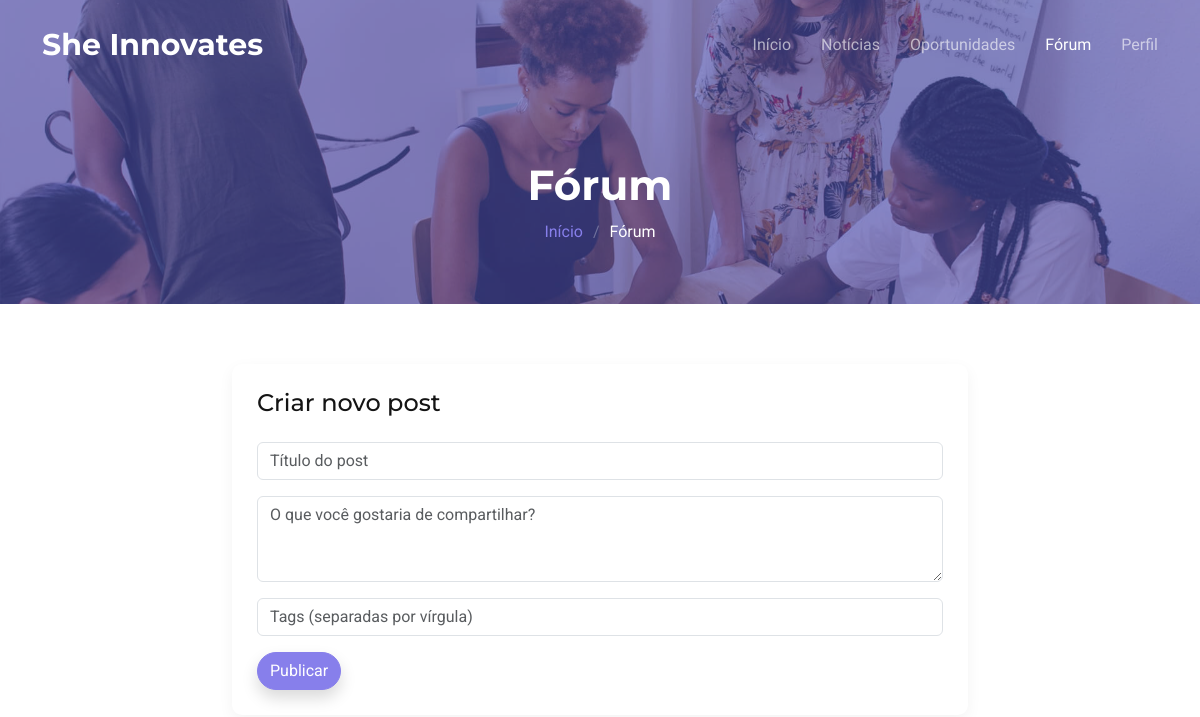
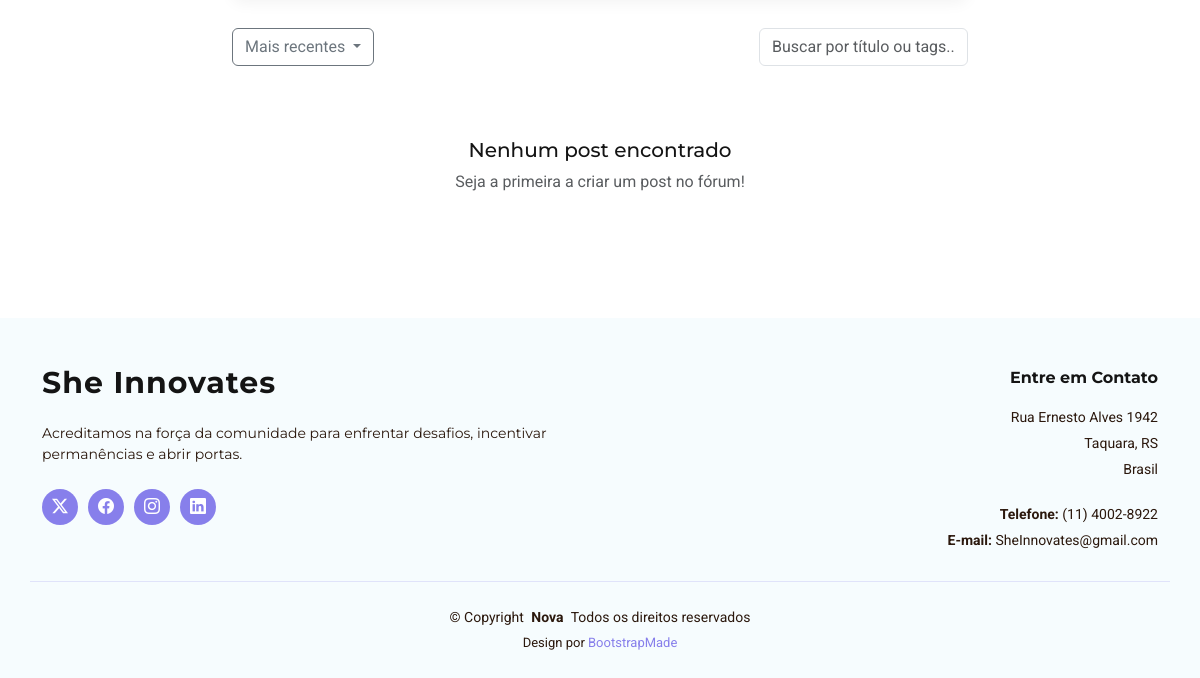
The page /Back-End-Projeto-Integrador/UserCadastrado/forumUserCad.php on the database as committed earlier (2 pictures, top to bottom).
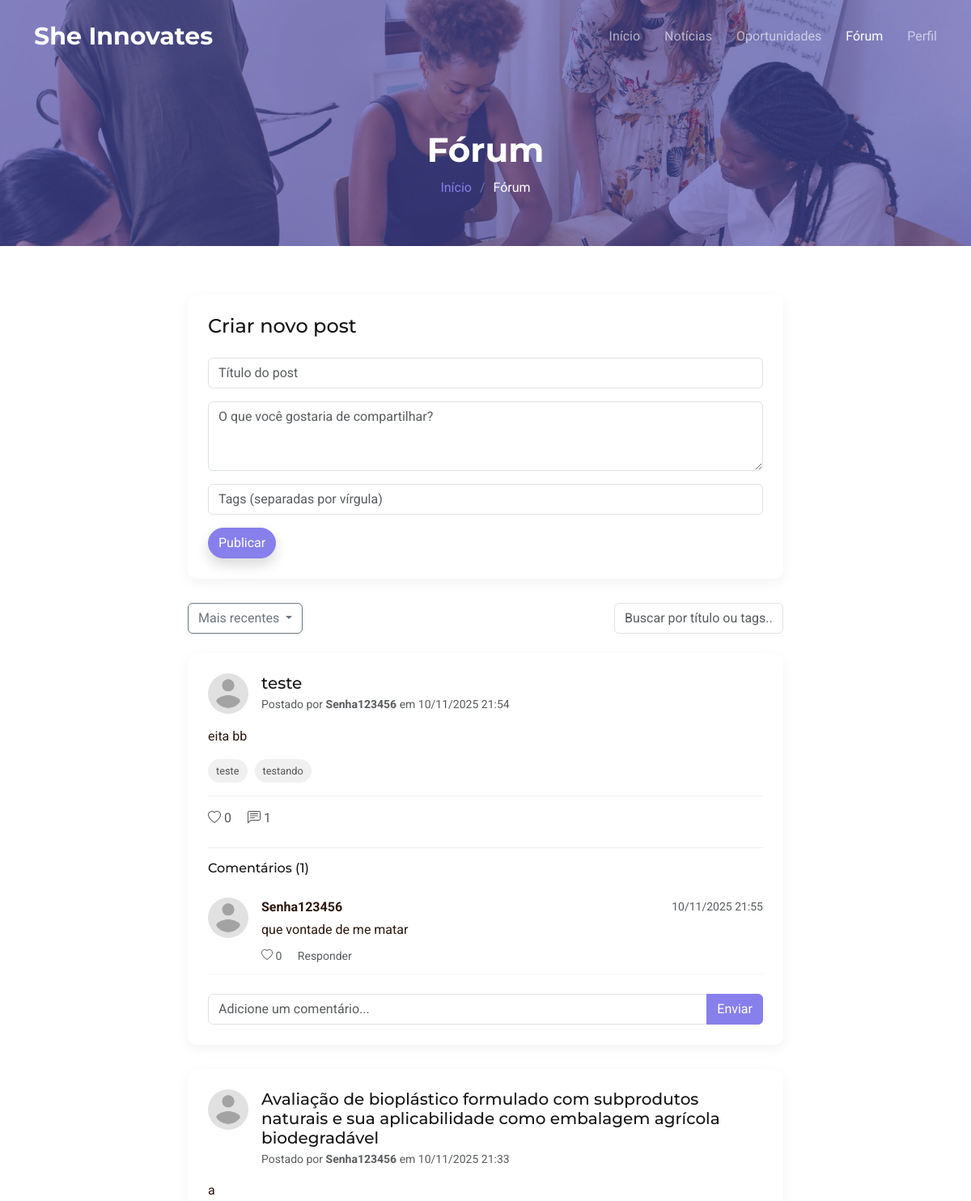
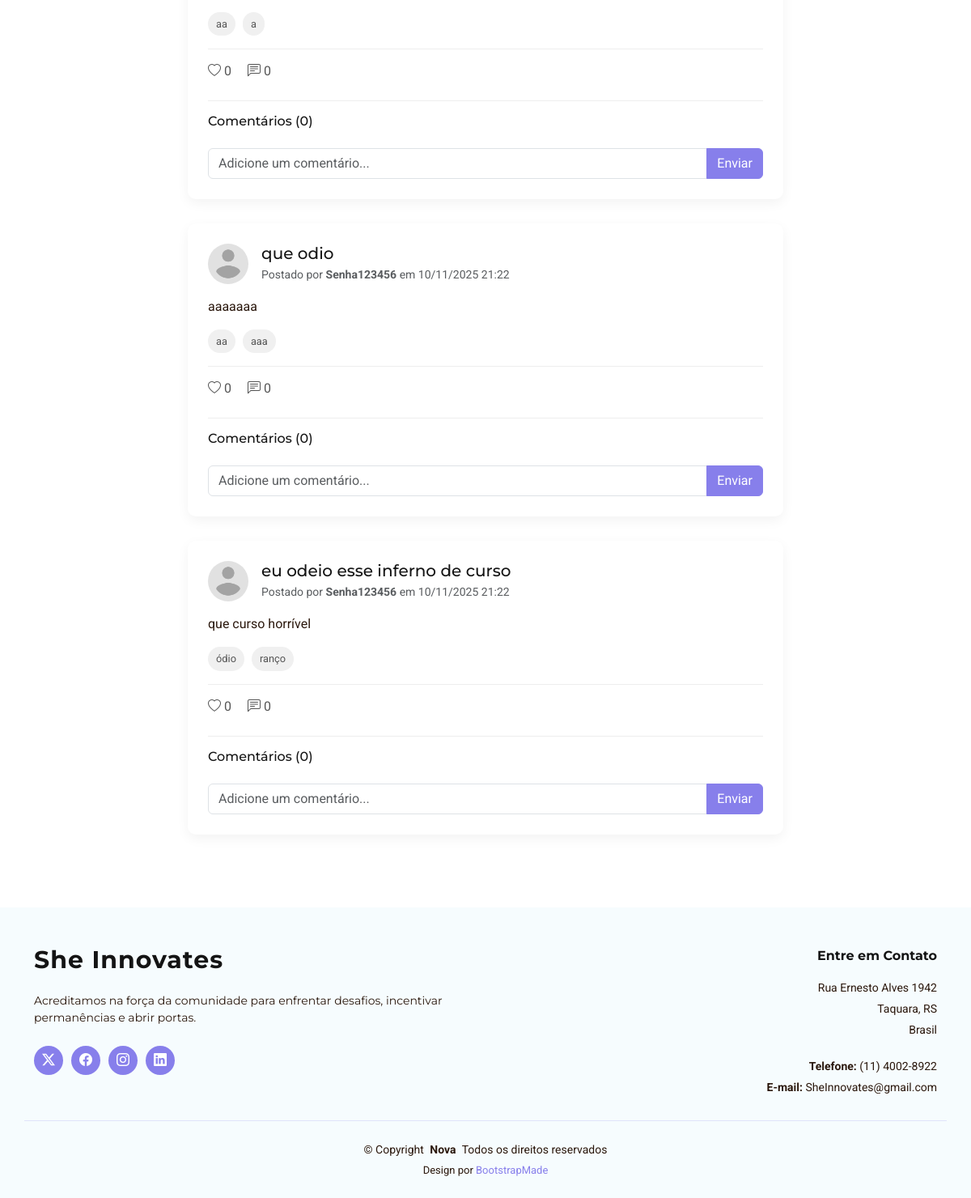
The same page on the database as committed later (2 pictures, top to bottom).
### tables this page shows
CREATE TABLE `forum_posts` (
  `post_id` int NOT NULL,
  `usuario_id` int NOT NULL,
  `titulo` varchar(255) NOT NULL,
  `conteudo` text NOT NULL,
  `data_criacao` datetime DEFAULT CURRENT_TIMESTAMP,
  `data_edicao` datetime DEFAULT NULL,
  `ativo` tinyint(1) DEFAULT '1'
);

CREATE TABLE `usuarios` (
  `usuario_id` int NOT NULL,
  `nome_usuario` varchar(50) NOT NULL,
  `email` varchar(100) NOT NULL,
  `senha` varchar(255) NOT NULL,
  `is_admin` tinyint(1) NOT NULL DEFAULT '0',
  `data_cadastro` timestamp NULL DEFAULT CURRENT_TIMESTAMP
);

CREATE TABLE `post_comentarios` (
  `comentario_id` int NOT NULL,
  `post_id` int NOT NULL,
  `usuario_id` int NOT NULL,
  `comentario` text NOT NULL,
  `comentario_pai_id` int DEFAULT NULL,
  `data_criacao` datetime DEFAULT CURRENT_TIMESTAMP,
  `data_edicao` datetime DEFAULT NULL,
  `ativo` tinyint(1) DEFAULT '1'
);

### Back-End-Projeto-Integrador/controleForum/forumModel.php (called while the page is built, shortened)
<?php
require_once __DIR__ . '/../Include/conexao.php';
class ForumModel {
    private $conn;
    public function __construct() {
        try {
            global $con;
            $this->conn = $con;
        } catch (Exception $e) {
            error_log("Erro ao criar ForumModel: " . $e->getMessage());
            throw $e;
        }
    }
    public function listarPostsFiltrados($filtro = 'recentes') {
        try {
            $sql = "SELECT
                        fp.post_id,
                        fp.titulo,
                        fp.conteudo,
                        fp.data_criacao,
                        u.usuario_id,
                        u.nome_usuario,
                        (SELECT COUNT(*) FROM post_curtidas pc WHERE pc.post_id = fp.post_id) as curtidas,
                        (SELECT COUNT(*) FROM post_comentarios pco WHERE pco.post_id = fp.post_id) as total_comentarios
                    FROM forum_posts fp
                    INNER JOIN usuarios u ON fp.usuario_id = u.usuario_id
                    WHERE fp.ativo = 1";
            switch ($filtro) {
                case 'recentes':
                default:
                    $sql .= " ORDER BY fp.data_criacao DESC";
                    break;
            }
            $result = $this->conn->query($sql);
            $posts = [];
            while ($row = $result->fetch_assoc()) {
                $posts[] = $row;
            }
            return $posts;
        } catch (Exception $e) {
            error_log("Erro ao listar posts filtrados: " . $e->getMessage());
            return [];
        }
    }
    public function getTagsDoPost($post_id) {
        try {
            $sql = "SELECT ft.nome
                    FROM forum_tags ft
                    INNER JOIN post_tags pt ON ft.tag_id = pt.tag_id
                    WHERE pt.post_id = ?";
            $stmt = $this->conn->prepare($sql);
            $stmt->bind_param("i", $post_id);
            $stmt->execute();
            $result = $stmt->get_result();
            $tags = [];
            while ($row = $result->fetch_assoc()) {
                $tags[] = $row['nome'];
            }
            return $tags;
        } catch (Exception $e) {
            error_log("Erro ao buscar tags: " . $e->getMessage());
            return [];
        }
    }
    public function listarComentariosPorPost($post_id) {
        try {
            $sql = "SELECT
                        pc.comentario_id,
                        pc.comentario,
                        pc.data_criacao,
                        pc.comentario_pai_id,
                        u.usuario_id,
                        u.nome_usuario
                    FROM post_comentarios pc
                    INNER JOIN usuarios u ON pc.usuario_id = u.usuario_id
                    WHERE pc.post_id = ? AND pc.ativo = TRUE
                    ORDER BY
                        CASE WHEN pc.comentario_pai_id IS NULL THEN pc.comentario_id ELSE pc.comentario_pai_id END,
                        pc.data_criacao ASC";
            $stmt = $this->conn->prepare($sql);
            $stmt->bind_param("i", $post_id);
            $stmt->execute();
            $result = $stmt->get_result();
            $comentarios = [];
            while ($row = $result->fetch_assoc()) {
                $comentarios[] = $row;
            }
            return $comentarios;
        } catch (Exception $e) {
            error_log("Erro ao listar comentários: " . $e->getMessage());
            return [];
        }
    }
    public function getTotalCurtidasComentario($comentario_id) {
        try {
            $sql = "SELECT COUNT(*) as total FROM comentario_curtidas WHERE comentario_id = ?";
            $stmt = $this->conn->prepare($sql);
            $stmt->bind_param("i", $comentario_id);
            $stmt->execute();
            $result = $stmt->get_result();
            $total = $result->fetch_assoc();
            return $total['total'] ?? 0;
        } catch (Exception $e) {
            error_log("Erro ao buscar total de curtidas comentário: " . $e->getMessage());
            return 0;
        }
    }
    public function getFotoPerfilUsuario($usuario_id) {
        try {
            $sql = "SELECT caminho_arquivo
                    FROM usuario_fotos
                    WHERE usuario_id = ? AND is_atual = 1
                    ORDER BY data_upload DESC
                    LIMIT 1";
            $stmt = $this->conn->prepare($sql);
            $stmt->bind_param("i", $usuario_id);
            $stmt->execute();
            $result = $stmt->get_result();
            $foto = $result->fetch_assoc();
            if ($foto && !empty($foto['caminho_arquivo'])) {
                $caminho_bd = $foto['caminho_arquivo'];
                error_log("✅ FOTO ENCONTRADA - Caminho no BD: '{$caminho_bd}'");
                $caminho_limpo = ltrim($caminho_bd, './');
                $caminho_web = "/Back-End-Projeto-Integrador/" . $caminho_limpo;
                error_log("✅ Caminho web final: '{$caminho_web}'");
                return $caminho_web;
            } else {
                return "/Back-End-Projeto-Integrador/assets/img/avatar-placeholder.png";
            }
        } catch (Exception $e) {
            error_log("❌ ERRO na tabela usuario_fotos: " . $e->getMessage());
            return "/Back-End-Projeto-Integrador/assets/img/avatar-placeholder.png";
        }
    }
}
?>

### Back-End-Projeto-Integrador/controleForum/postsForum.php (called while the page is built, shortened)
<?php
require_once __DIR__ . '/../Include/conexao.php';
require_once __DIR__ . '/forumModel.php';
class ForumController {
    private $forumModel;
    public function __construct() {
        $this->forumModel = new ForumModel();
    }
    public function getFotoPerfilUsuario($usuario_id) {
        return $this->forumModel->getFotoPerfilUsuario($usuario_id);
    }
    public function getTagsDoPost($post_id) {
        return $this->forumModel->getTagsDoPost($post_id);
    }
    public function getTotalCurtidasComentario($comentario_id) {
        return $this->forumModel->getTotalCurtidasComentario($comentario_id);
    }
    public function listarPostsFiltrados($filtro = 'recentes') {
        return $this->forumModel->listarPostsFiltrados($filtro);
    }
    public function listarComentariosPorPost($post_id) {
        return $this->forumModel->listarComentariosPorPost($post_id);
    }
}
?>

### Back-End-Projeto-Integrador/UserCadastrado/forumUserCad.php (the view, shortened to what the changed rows need)
<?php
$posts = [];
$filtro_atual = isset($_GET['filtro']) ? $_GET['filtro'] : 'recentes';
$termo_busca = isset($_GET['busca']) ? trim($_GET['busca']) : '';
try {
    require_once __DIR__ . '/../controleForum/postsForum.php';
    $controller = new ForumController();
    if (!empty($termo_busca)) {
        $posts = $controller->buscarPosts($termo_busca);
        $modo_busca = true;
    } else {
        $posts = $controller->listarPostsFiltrados($filtro_atual);
    }
} catch (Exception $e) {
    error_log("Erro ao carregar posts: " . $e->getMessage());
    $_SESSION['erro'] = "Erro ao carregar o fórum: " . $e->getMessage();
}
?>
<!DOCTYPE html>
<html lang="pt-br">
<head>
    <?php require("../Include/hrefCssHead.php"); ?>
</head>
<body class="services-page">
<?php require_once __DIR__ . '/../Include/menuADM.php'; ?>
<main class="main">
    <div class="page-title dark-background" data-aos="fade" style="background-image: url(../assets/img/services-page-title-bg.jpg);">
        <div class="container">
            <h1>Fórum</h1>
        </div>
    </div>
        <div class="forum-container">
            <div class="container">
                <div class="row">
                    <div class="col-lg-8 mx-auto">
<div id="posts-container">
    <?php if (empty($posts)): ?>
        <div class="text-center py-5" data-aos="fade-up">
            <h5>
                <?php if (!empty($termo_busca)): ?>
                    Nenhum post encontrado para "<?php echo htmlspecialchars($termo_busca); ?>"
                <?php else: ?>
                    Nenhum post encontrado
                <?php endif; ?>
            </h5>
            <p class="text-muted">
                <?php if (!empty($termo_busca)): ?>
                    Tente buscar com outros termos ou <a href="?" class="text-primary">limpe a busca</a> para ver todos os posts.
                <?php else: ?>
                    Seja a primeira a criar um post no fórum!
                <?php endif; ?>
            </p>
        </div>
    <?php else: ?>
        <?php foreach ($posts as $post):
            $comentarios = $controller->listarComentariosPorPost($post['post_id']);
            $tags = $controller->getTagsDoPost($post['post_id']);
            $foto_perfil = $controller->getFotoPerfilUsuario($post['usuario_id']);
            $esta_curtido = isset($_SESSION['usuario_id']) ? $controller->verificarCurtidaPost($_SESSION['usuario_id'], $post['post_id']) : false;
        ?>
            <div class="forum-post" data-aos="fade-up" id="post-<?php echo $post['post_id']; ?>">
                <div class="d-flex mb-3">
                    <img src="<?php echo htmlspecialchars($foto_perfil); ?>" alt="Foto de <?php echo htmlspecialchars($post['nome_usuario']); ?>" class="user-avatar me-3">
                    <div>
                        <h5 class="mb-1"><?php echo htmlspecialchars($post['titulo']); ?></h5>
                        <p class="text-muted small mb-0">
                            Postado por <strong><?php echo htmlspecialchars($post['nome_usuario']); ?></strong>
                            em <?php echo date('d/m/Y H:i', strtotime($post['data_criacao'])); ?>
                        </p>
                    </div>
                </div>
                <p class="mb-3"><?php echo nl2br(htmlspecialchars($post['conteudo'])); ?></p>
                <?php if (!empty($tags)): ?>
                    <div class="mb-3">
                        <?php foreach ($tags as $tag): ?>
                            <span class="tag"><?php echo htmlspecialchars($tag); ?></span>
                        <?php endforeach; ?>
                    </div>
                <?php endif; ?>
                <div class="post-actions d-flex">
                    <div class="action-btn like-btn" data-post-id="<?php echo $post['post_id']; ?>">
                        <i class="bi bi-heart<?php echo $esta_curtido ? '-fill text-danger' : ''; ?> me-1"></i>
                        <span class="like-count"><?php echo $post['curtidas']; ?></span>
                    </div>
                    <div class="action-btn comment-btn">
                        <i class="bi bi-chat-left-text me-1"></i> <span><?php echo $post['total_comentarios']; ?></span>
                    </div>
                </div>
                <div class="comments-section mt-4">
                    <h6 class="mb-3">Comentários (<?php echo count($comentarios); ?>)</h6>
                    <?php
                    $comentarios_principais = array_filter($comentarios, function($c) { return $c['comentario_pai_id'] === null; });
                    ?>
                    <?php foreach ($comentarios_principais as $comentario):
                        $foto_comentario = $controller->getFotoPerfilUsuario($comentario['usuario_id']);
                        $total_curtidas_comentario = $controller->getTotalCurtidasComentario($comentario['comentario_id']);
                        $esta_curtido_comentario = isset($_SESSION['usuario_id']) ? $controller->verificarCurtidaComentario($_SESSION['usuario_id'], $comentario['comentario_id']) : false;
                    ?>
                        <div class="comment mb-3">
                            <div class="d-flex">
                                <img src="<?php echo htmlspecialchars($foto_comentario); ?>" alt="Foto de <?php echo htmlspecialchars($comentario['nome_usuario']); ?>" class="user-avatar me-3">
                                <div class="flex-grow-1">
                                    <div class="d-flex justify-content-between align-items-center mb-1">
                                        <strong><?php echo htmlspecialchars($comentario['nome_usuario']); ?></strong>
                                        <small class="text-muted"><?php echo date('d/m/Y H:i', strtotime($comentario['data_criacao'])); ?></small>
                                    </div>
                                    <p class="mb-2"><?php echo htmlspecialchars($comentario['comentario']); ?></p>
                                    <div class="comment-actions">
                                        <a href="#" class="text-muted small me-3 like-comment-btn" data-comentario-id="<?php echo $comentario['comentario_id']; ?>">
                                            <i class="bi bi-heart<?php echo $esta_curtido_comentario ? '-fill text-danger' : ''; ?>"></i>
                                            <span class="comment-like-count"><?php echo $total_curtidas_comentario; ?></span>
                                        </a>
                                        <a href="#" class="text-muted small reply-btn" data-comentario-id="<?php echo $comentario['comentario_id']; ?>">Responder</a>
                                    </div>
                                </div>
                            </div>
                        </div>
                    <?php endforeach; ?>
                    <div class="add-comment mt-4">
                        <form class="comment-form" action="../controleForum/postsForum.php?action=adicionar_comentario" method="POST">
                            <div class="input-group">
                                <input type="text" class="form-control" name="comentario" placeholder="Adicione um comentário..." required>
                                <button class="btn btn-primary" type="submit">Enviar</button>
                            </div>
                        </form>
                    </div>
                </div>
            </div>
        <?php endforeach; ?>
    <?php endif; ?>
</div>
                    </div>
                </div>
            </div>
        </div>
    </main>
</body>
</html>

Rows that differ between the two databases and show on the page:
added forum_posts: titulo "teste", usuario.nome_usuario "Senha123456", data_criacao "10/11/2025 21:54", conteudo "eita bb", tag "teste", tag "testando", curtidas "0", total_comentarios "1", count($comentarios) "1"
added post_comentarios: usuario.nome_usuario "Senha123456", data_criacao "10/11/2025 21:55", comentario "que vontade de me matar", total_curtidas_comentario "0"
added forum_posts: titulo "Avaliação de bioplástico formulado com subprodutos naturais e sua aplicabilidade como embalagem agrícola biodegradável", usuario.nome_usuario "Senha123456", data_criacao "10/11/2025 21:33", conteudo "a", tag "aa", tag "a", curtidas "0", total_comentarios "0", count($comentarios) "0"
added forum_posts: titulo "que odio", usuario.nome_usuario "Senha123456", data_criacao "10/11/2025 21:22", conteudo "aaaaaaa", tag "aa", tag "aaa", curtidas "0", total_comentarios "0", count($comentarios) "0"
added forum_posts: titulo "eu odeio esse inferno de curso", usuario.nome_usuario "Senha123456", data_criacao "10/11/2025 21:22", conteudo "que curso horrível", tag "ódio", tag "ranço", curtidas "0", total_comentarios "0", count($comentarios) "0"
Other text that changed with them:
text no longer shown: "Nenhum post encontrado Seja a primeira a criar um post no fórum!"
